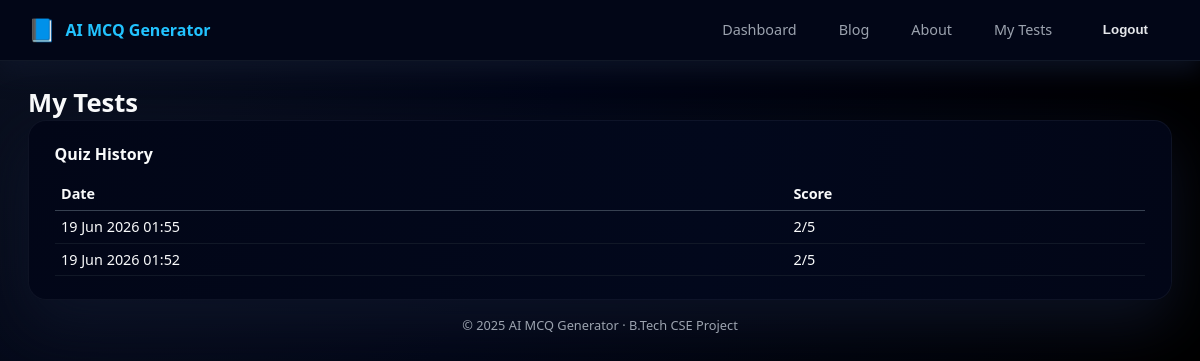
The page /my-tests/ (signed in) on the database its author committed.
### mcq_app/models.py (models this page shows, shortened)
class QuizResult(models.Model):
    user = models.ForeignKey(User, on_delete=models.CASCADE)
    score = models.IntegerField()
    total = models.IntegerField()
    created_at = models.DateTimeField(auto_now_add=True)
    subject = models.CharField(max_length=100, blank=True)

### mcq_app/views.py (the view)
# urls.py: path("my-tests/", views.my_tests, name="my_tests"),
@login_required(login_url="login")
def my_tests(request):
    history = QuizResult.objects.filter(user=request.user).order_by("-created_at")
    return render(request, "my_tests.html", {"history": history})

### templates/my_tests.html (shortened to what this page needs)
{% extends 'base.html' %}
{% block header_title %}My Tests{% endblock %}
{% block content %}
<div class="card">
    <h2 class="card-header">Quiz History</h2>
    {% if history %}
        <table style="width:100%;border-collapse:collapse;font-size:0.9rem;">
            <tr style="border-bottom:1px solid #374151;">
                <th style="text-align:left;padding:0.4rem;">Date</th>
                <th style="text-align:left;padding:0.4rem;">Score</th>
            </tr>
            {% for h in history %}
            <tr style="border-bottom:1px solid #111827;">
                <td style="padding:0.4rem;">{{ h.created_at|date:"d M Y H:i" }}</td>
                <td style="padding:0.4rem;">{{ h.score }}/{{ h.total }}</td>
                <td style="padding:0.4rem;">
                </td>
            </tr>
            {% endfor %}
        </table>
    {% else %}
        <p class="text-muted">No tests taken yet.</p>
    {% endif %}
</div>
{% endblock %}

### rows shown on the page
QuizResult: created_at "19 Jun 2026 01:55", score "2", total "5"
QuizResult: created_at "19 Jun 2026 01:52", score "2", total "5"
